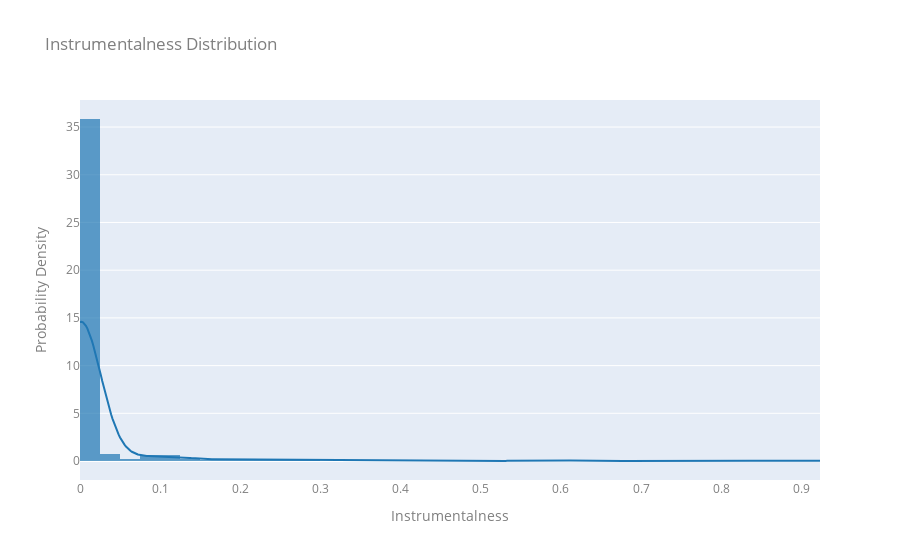

The cell this chart's notebook holds for it:
### Code cell
plot_feature_dist('instrumentalness', bin_size=0.025)

### Figure 1 — Plotly figure (JSON) as saved in the notebook; plotly's stock layout.template omitted (floating-point values rounded to 4 significant figures; data arrays with more than 128 entries replaced by an {"elided": "..."} marker saying what was removed)
{"data": [{"autobinx": false, "histnorm": "probability density", "legendgroup": "instrumentalness", "marker": {"color": "rgb(31, 119, 180)"}, "name": "instrumentalness", "opacity": 0.7, "type": "histogram", "x": {"elided": "1089 float values"}, "xaxis": "x", "xbins": {"end": 0.925, "size": 0.025, "start": 0}, "yaxis": "y"}, {"legendgroup": "instrumentalness", "marker": {"color": "rgb(31, 119, 180)"}, "mode": "lines", "name": "instrumentalness", "showlegend": false, "type": "scatter", "x": {"elided": "500 float values"}, "xaxis": "x", "y": {"elided": "500 float values"}, "yaxis": "y"}], "layout": {"barmode": "overlay", "font": {"color": "#7f7f7f", "size": 12}, "hovermode": "closest", "legend": {"traceorder": "reversed"}, "showlegend": false, "title": {"text": "Instrumentalness Distribution"}, "xaxis": {"anchor": "y2", "domain": [0, 1], "title": {"text": "Instrumentalness"}, "zeroline": false}, "yaxis": {"anchor": "free", "domain": [0, 1], "position": 0, "title": {"text": "Probability Density"}}}}
